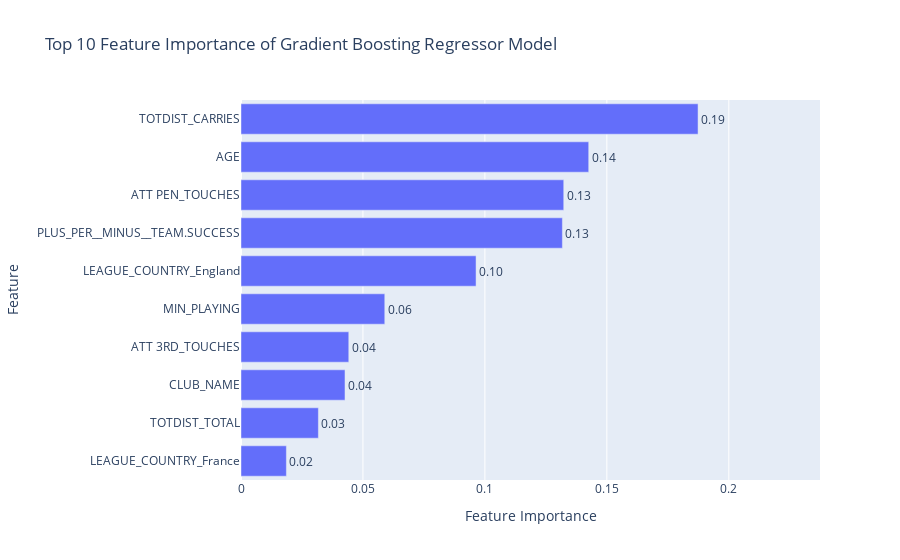

Notebook cell for this chart:
### Code cell
import plotly.express as px

# Get feature importances from the best_gb_regressor model
feature_importances = best_gb_regressor.feature_importances_

# Get feature names
feature_names = X.columns

# Sort indices based on feature importances in descending order
sorted_indices = feature_importances.argsort()[::-1]

# Select top 10 most important features
top_features = [feature_names[i] for i in sorted_indices[:10]]
top_importances = feature_importances[sorted_indices][:10]

# Create a Plotly bar plot for feature importance
fig = px.bar(x=top_importances, y=top_features, orientation='h', text=top_importances,
             labels={'x': 'Feature Importance', 'y': 'Feature'},
             title='Top 10 Feature Importance of Gradient Boosting Regressor Model')

# Customize the layout
fig.update_layout(yaxis_autorange='reversed', xaxis_title='Feature Importance', yaxis_title='Feature',
                  showlegend=False, xaxis_tickformat=".2", xaxis_range=[0, max(top_importances) + 0.05])

# Add text labels at the end of each bar
fig.update_traces(texttemplate='%{text:.2f}', textposition='outside')

# Show the interactive Plotly plot
fig.show()

### Figure 1 — Plotly figure (JSON) as saved in the notebook; plotly's stock layout.template omitted (floating-point values rounded to 4 significant figures)
{"data": [{"alignmentgroup": "True", "hovertemplate": "Feature Importance=%{x}<br>Feature=%{y}<br>text=%{text}<extra></extra>", "legendgroup": "", "marker": {"color": "#636efa", "pattern": {"shape": ""}}, "name": "", "offsetgroup": "", "orientation": "h", "showlegend": false, "text": [0.1874, 0.1426, 0.1323, 0.1318, 0.09637, 0.05895, 0.04419, 0.04264, 0.03173, 0.01861], "textposition": "outside", "texttemplate": "%{text:.2f}", "type": "bar", "x": [0.1874, 0.1426, 0.1323, 0.1318, 0.09637, 0.05895, 0.04419, 0.04264, 0.03173, 0.01861], "xaxis": "x", "y": ["TOTDIST_CARRIES", "AGE", "ATT PEN_TOUCHES", "PLUS_PER__MINUS__TEAM.SUCCESS", "LEAGUE_COUNTRY_England", "MIN_PLAYING", "ATT 3RD_TOUCHES", "CLUB_NAME", "TOTDIST_TOTAL", "LEAGUE_COUNTRY_France"], "yaxis": "y"}], "layout": {"barmode": "relative", "legend": {"tracegroupgap": 0}, "showlegend": false, "title": {"text": "Top 10 Feature Importance of Gradient Boosting Regressor Model"}, "xaxis": {"anchor": "y", "domain": [0, 1], "range": [0, 0.2374], "tickformat": ".2", "title": {"text": "Feature Importance"}}, "yaxis": {"anchor": "x", "autorange": "reversed", "domain": [0, 1], "title": {"text": "Feature"}}}}
